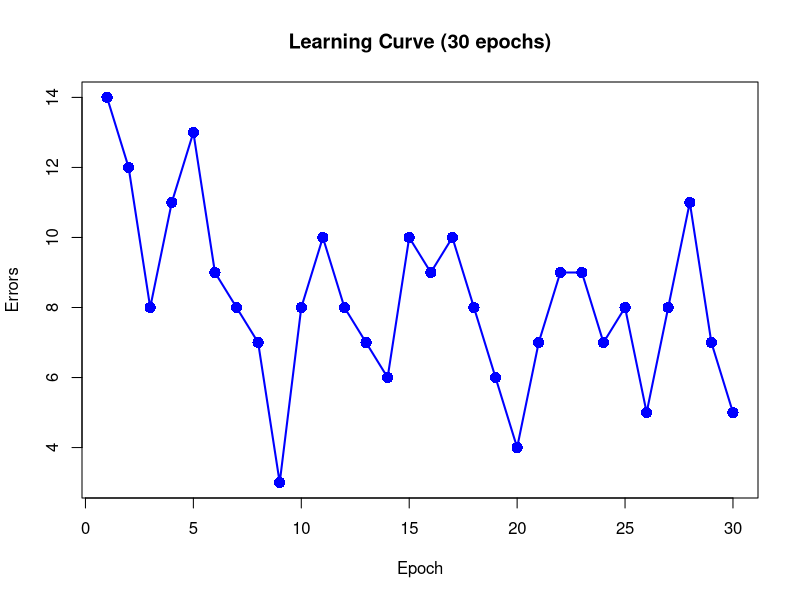

Recreate this plot in R. (Note: this script raises an error after producing the figure.)
## ---- chunk 1
#| warning: false
#| message: false


# load the packages 
library(tidyverse)
library(gganimate)
## ---- chunk 2
# load the dataset
data(iris)
df <- iris[iris$Species != "setosa", ] 
df$y <- ifelse(df$Species == "versicolor", 1, -1)
## ---- chunk 3
# Feature Scaling
df_scaled <- df
df_scaled[, 1:4] <- scale(df[, 1:4])
df_scaled_final <- df_scaled[, c("Sepal.Length", "Petal.Length", "y")]
## ---- chunk 4
# Initial setup
X <- as.matrix(df_scaled_final[, 1:2])
X_augmented <- cbind(1, X) # leading 1 for bias
y_vector <- df_scaled_final$y
## ---- chunk 5
sign_func <- function(z) {
  ifelse(z >= 0, 1, -1)
}
## ---- chunk 6
fit_perceptron <- function(X_aug, y, eta = 0.05, n_iter = 10) {
  n_features <- ncol(X_aug)
  n_obs <- nrow(X_aug)
  
  # Initialize weights
  set.seed(842)
  w <- rnorm(n_features, mean = 0, sd = 0.1) 
  
  history_list <- list()
  epoch_errors <- numeric(n_iter)
  step_total <- 0
  
  for (epoch in 1:n_iter) {
    # --- Shuffle data at the start of every epoch ---
    indices <- sample(n_obs)
    X_shuffled <- X_aug[indices, ]
    y_shuffled <- y[indices]
    
    error_count <- 0
    
    for (p in 1:n_obs) {
      step_total <- step_total + 1
      x_p <- X_shuffled[p, ]
      y_p <- y_shuffled[p]
      
      # Linear Combination
      z_p <- as.numeric(t(w) %*% x_p)
      y_hat <- sign_func(z_p)
      
      is_error <- (y_hat != y_p)
      if (is_error) {
        # Perceptron Update Rule
        w <- w + eta * (y_p - y_hat) * x_p
        error_count <- error_count + 1
      }
      
      # Calculate accuracy on full dataset for tracking
      predictions <- sign_func(X_aug %*% w)
      current_accuracy <- sum(predictions == y) / length(y) * 100
      
      # Record history
      history_list[[step_total]] <- data.frame(
        Step = step_total, 
        Epoch = epoch,
        Iteration = p,
        w0 = w[1], w1 = w[2], w2 = w[3],
        x1_val = x_p[2], x2_val = x_p[3], # Tracks the specific point being tested
        is_error = is_error,
        current_acc = current_accuracy
      )
    }
    
    epoch_errors[epoch] <- error_count
    cat(sprintf("Epoch %d: %d errors\n", epoch, error_count))
    
    if (error_count == 0) {
      cat(sprintf("--- Converged early at Epoch %d ---\n", epoch))
      break
    }
  }
  
  return(list(
    weights = w, 
    errors = epoch_errors[1:epoch], 
    history = bind_rows(history_list)
  ))
}
## ---- chunk 7
# Training
results <- fit_perceptron(X_augmented, y_vector, n_iter = 30)
history_df <- results$history
errors <- results$errors
w_final <- results$weights
## ---- chunk 8
#| fig-width: 8
#| fig-height: 5
#| fig-cap: "Perceptron learning curve showing epoch error"

# Error Reduction Plot
plot(1:length(errors), errors, type = "o", pch = 16, 
     col = "blue", lwd = 2, cex = 1.5,
     main = "Learning Curve (30 epochs)", xlab = "Epoch", ylab = "Errors")
## ---- chunk 9
#| echo: false

knitr::include_graphics("perceptron_learning.gif")
## ---- chunk 10
#| echo: false
#| fig-width: 8
#| fig-height: 6
#| fig-cap: "Final decision boundary separating Versicolor and Virginica"


# --- Find the Best Weights ---
best_idx <- which.max(history_df$current_acc)
w_best <- c(history_df$w0[best_idx], 
            history_df$w1[best_idx], 
            history_df$w2[best_idx])
best_acc <- history_df$current_acc[best_idx]
best_epoch <- history_df$Epoch[best_idx]

# --- Generate the Plot ---
plot(jitter(X[, 1], amount = 0.05), jitter(X[, 2], amount = 0.05), 
     col = adjustcolor(ifelse(y_vector == 1, "blue", "orange"), alpha.f = 0.6), 
     pch = 19, 
     cex = 1.1,
     xlab = "Sepal Length (Scaled)", 
     ylab = "Petal Length (Scaled)",
     main = "Perceptron: Best Discovered Boundary",
     sub = paste("Best Accuracy reached in Epoch", best_epoch))

# --- Calculate and Draw the Boundary Line ---
x1_range <- seq(min(X[, 1]) - 0.5, max(X[, 1]) + 0.5, length.out = 100)
x2_boundary <- -(w_best[1] + w_best[2] * x1_range) / w_best[3]
lines(x1_range, x2_boundary, col = "black", lwd = 2, lty = 1)

# --- Add the Equation Label ---
eq_text <- sprintf("Boundary: %.2f + %.2f(x1) + %.2f(x2) = 0", 
                   w_best[1], w_best[2], w_best[3])
eq_text <- gsub("\\+ -", "- ", eq_text)
mtext(eq_text, side = 3, line = 0.5, cex = 1, font = 3, col = "darkred")

# --- Add Legend and Accuracy Info ---
legend("topleft", 
       legend = c("Versicolor (+1)", "Virginica (-1)", "Decision Boundary"), 
       col = c("blue", "orange", "black"), 
       pch = c(19, 19, NA), 
       lty = c(NA, NA, 1), 
       lwd = c(NA, NA, 2),
       bg = "white",
       cex = 0.9)

text(x = max(X[, 1]) - 0.5, y = min(X[, 2]) + 0.2, 
     labels = paste("Peak Accuracy:", round(best_acc, 1), "%"), 
     font = 2, col = "black")
